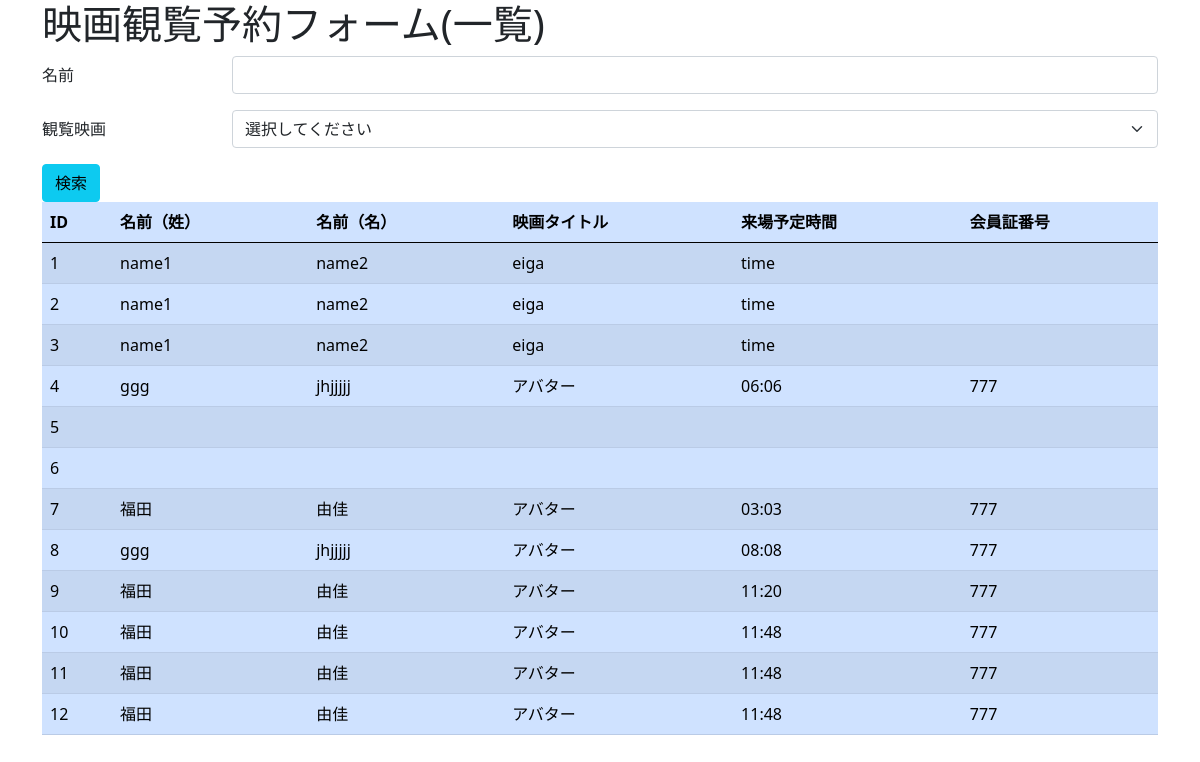
Page /list.php on the committed database.
### tables this page shows
CREATE TABLE `form` (
  `id` int(11) NOT NULL,
  `created_at` datetime NOT NULL DEFAULT CURRENT_TIMESTAMP,
  `name1` varchar(128) NOT NULL,
  `name2` varchar(128) NOT NULL,
  `name3` varchar(128) NOT NULL,
  `name4` varchar(128) NOT NULL,
  `address` varchar(128) NOT NULL,
  `tel` varchar(128) NOT NULL,
  `time` varchar(128) NOT NULL,
  `eiga` varchar(128) NOT NULL,
  `payment` varchar(128) NOT NULL,
  `otona` varchar(128) NOT NULL,
  `kodomo` varchar(128) NOT NULL,
  `kaiinn` varchar(128) NOT NULL,
  `Profession` varchar(128) NOT NULL
);

### src/list.php (the view, shortened to what this page needs)
<?php
extract($_POST);
$errors = [];
$db_host = 'mysql';
$db_user = 'app';
$db_password = 'app_passwd';
$db_db = 'test';
$mysqli = @new mysqli(
  $db_host,
  $db_user,
  $db_password,
  $db_db
);
if ($mysqli->connect_error) {
  $errors[] = "[{$mysqli->connect_errno}]::MySQLのエラーです。";
} else {
  $query  = "SELECT id, name1, name2, eiga, time, kaiinn FROM form ORDER BY id ASC";
  $stmt   = $mysqli->prepare($query);
  try {
    $stmt->execute();
    $rows = [];
    $result = $stmt->get_result();
    while ($row = $result->fetch_array(MYSQLI_ASSOC)) {
      $rows[] = $row;
    }
  } catch (Exception $e) {
    $errors[] =  "[99999]::  {$e->getMessage()}";
  }
}
?>
<!doctype html>
<html lang="en">
<head>
  <link href="https://cdn.jsdelivr.net/npm/bootstrap@5.0.2/dist/css/bootstrap.min.css" rel="stylesheet">
</head>
<body>
  <div class="container">
    <h1>映画観覧予約フォーム(一覧) </h1>
    <form method="post" action="./list.php">
      <div class="mb-3 row">
        <label for="name" class="col-sm-2 col-form-label">名前</label>
        <div class="col-sm-10">
          <input type="text" name="name" class="form-control" id="name" value="<?php echo $_POST['name']; ?>">
        </div>
      </div>
      <div class="mb-3 row">
        <label for="eiga" class="col-sm-2 col-form-label">観覧映画</label>
        <div class="col-sm-10">
          <select class="form-select" name="eiga" id="eiga">
            <option selected value="">選択してください</option>
          </select>
        </div>
      </div>
      <button type="submit" class="btn btn-info">検索</button>
    </form>
    <?php if (empty($errors)) { ?>
      <table class="table table-primary table-striped">
        <thead>
          <th>ID</th>
          <th>名前（姓）</th>
          <th>名前（名）</th>
          <th>映画タイトル</th>
          <th>来場予定時間</th>
          <th>会員証番号</th>
        </thead>
        <tbody>
          <?php foreach ($rows as $row) { ?>
            <tr>
              <td><?php echo htmlspecialchars($row['id'], ENT_HTML5); ?></td>
              <td><?php echo htmlspecialchars($row['name1'], ENT_HTML5); ?></td>
              <td><?php echo htmlspecialchars($row['name2'], ENT_HTML5); ?></td>
              <td><?php echo htmlspecialchars($row['eiga'], ENT_HTML5); ?></td>
              <td><?php echo htmlspecialchars($row['time'], ENT_HTML5); ?></td>
              <td><?php echo htmlspecialchars($row['kaiinn'], ENT_HTML5); ?></td>
            </tr>
          <?php } ?>
        </tbody>
      </table>
    <?php } else { ?>
      <div class="alert alert-danger" role="alert">
        <?php echo implode("<br>", $errors); ?>
      </div>
    <?php } ?>
  </div>
</body>
</html>

### rows in the picture
form: id "1", name1 "name1", name2 "name2", eiga "eiga", time "time"
form: id "2", name1 "name1", name2 "name2", eiga "eiga", time "time"
form: id "3", name1 "name1", name2 "name2", eiga "eiga", time "time"
form: id "4", name1 "ggg", name2 "jhjjjjj", eiga "アバター", time "06:06", kaiinn "777"
form: id "5"
form: id "6"
form: id "7", name1 "福田", name2 "由佳", eiga "アバター", time "03:03", kaiinn "777"
form: id "8", name1 "ggg", name2 "jhjjjjj", eiga "アバター", time "08:08", kaiinn "777"
form: id "9", name1 "福田", name2 "由佳", eiga "アバター", time "11:20", kaiinn "777"
form: id "10", name1 "福田", name2 "由佳", eiga "アバター", time "11:48", kaiinn "777"
form: id "11", name1 "福田", name2 "由佳", eiga "アバター", time "11:48", kaiinn "777"
form: id "12", name1 "福田", name2 "由佳", eiga "アバター", time "11:48", kaiinn "777"
